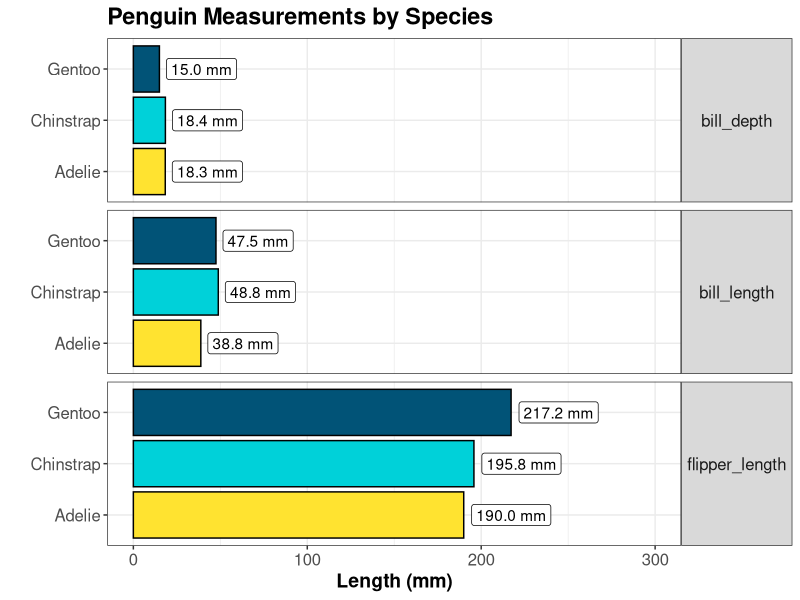

The R script that drew this image:
## ---- chunk 1
library(tidyverse)

palmerpenguins::penguins %>%
  group_by(species) %>%
  summarise(across(starts_with('fli'), ~ mean(.x, na.rm = TRUE))) %>%
  knitr::kable(caption='Penguin Measurements by Species')
## ---- chunk 2
palmerpenguins::penguins %>%
  group_by(species) %>%
  summarise(across(ends_with('mm'), ~ mean(.x, na.rm = TRUE))) %>%
  pivot_longer(2:4) %>%
  mutate(name=str_sub(name,1,-4)) %>%
  ggplot(aes(x=value,y=species,fill=species,label=scales::number(value,.1,suffix=' mm'))) +
  geom_col(position = 'dodge',color='black') +
  geom_label(fill='white',hjust=-.1) +
  facet_grid(name~.,scales = 'free_y') +
  scale_fill_manual(values = c('#FFE330','#00D1D9','#015377')) +
  theme_bw() +
  scale_x_continuous(limits = c(0,300)) +
  labs(title='Penguin Measurements by Species',
       x='Length (mm)',y='') +
  theme(legend.position = 'None',
        strip.text.y = element_text(angle=0,size=12),
        axis.text = element_text(size=12),
        title = element_text(face='bold',size=14))
